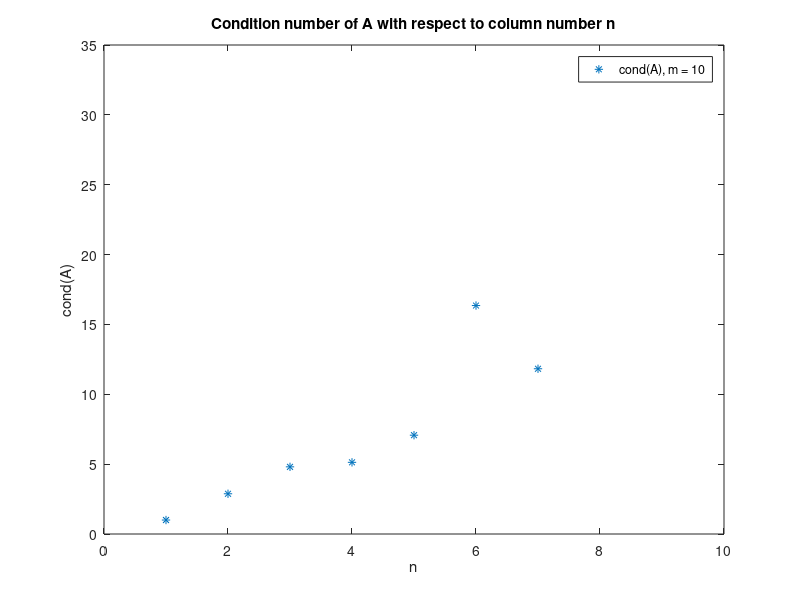
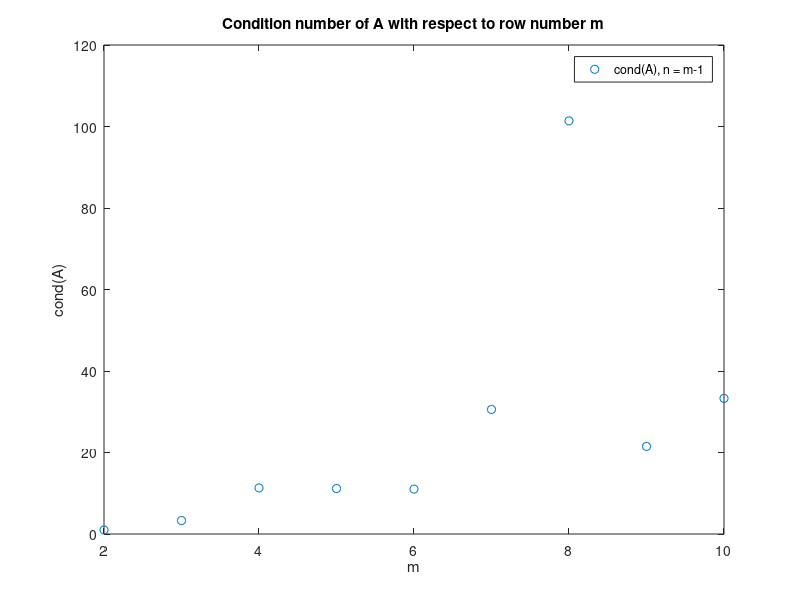
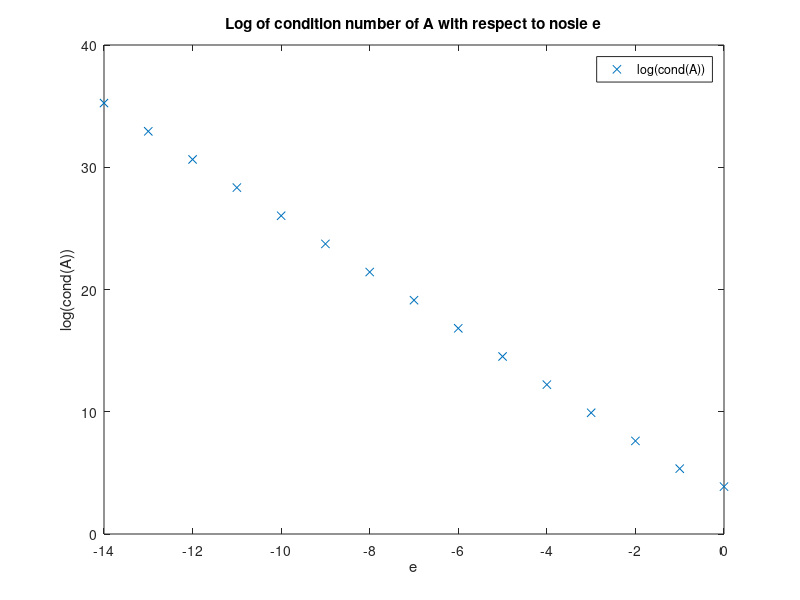

Recreate these plots in MATLAB, in order.
clc;
clear all;
close all;

%% Question 1
m = 2:1:10;
m_size = length(m);
cond_num = zeros(m_size * (m_size + 1) / 2,1);

for i = 1:m_size
    n = 1:m(i) - 1;
    for j = 1:length(n)
        A2 = rand(m(i),n(j));
        cond_num(i * (i-1) / 2 + j,1) = cond(A2);
    end
end

% When m is fixed, increasing n causes the increase of condition number
% of A
figure(1);
grid on;
plot(n, cond_num(m_size * (m_size-1) / 2 + 1 : m_size * (m_size+1) / 2, 1),'*');
title('Condition number of A with respect to column number n');ylabel('cond(A)');xlabel('n')
legend(['cond(A), m = ', num2str(m(m_size))] );

% When n = m-1, increasing m causes the increasing tendancy of condition number
% of A
ind = ones(m_size, 1);
for k = 2:m_size
    ind(k,1) = ind(k-1,1) + m(k-1);
end
figure(2);
grid on;
plot(m, cond_num(ind, 1),'o');
title('Condition number of A with respect to row number m');ylabel('cond(A)');xlabel('m')
legend('cond(A), n = m-1');

%% Question 2
m = 5;
n = 4;
A2 = rand(m,n);
A3 = [A2,A2(:,1)];
cond_A = cond(A3);
det_A = det(A3);

%% Question 3
e = -14:1:0;
e_size = length(e);
noise_col = rand(m,1);
A2_col = A2(:,1);
cond_noise = zeros(length(e),1);

for k = 1:e_size
    A_noise = [A2,A2_col + noise_col.*10^e(k)];
    cond_noise(k,1) = cond(A_noise);
end

figure(3);
grid on;
plot(e, log(cond_noise),'x');
title('Log of condition number of A with respect to nosie e');ylabel('log(cond(A))');xlabel('e')
legend('log(cond(A))');